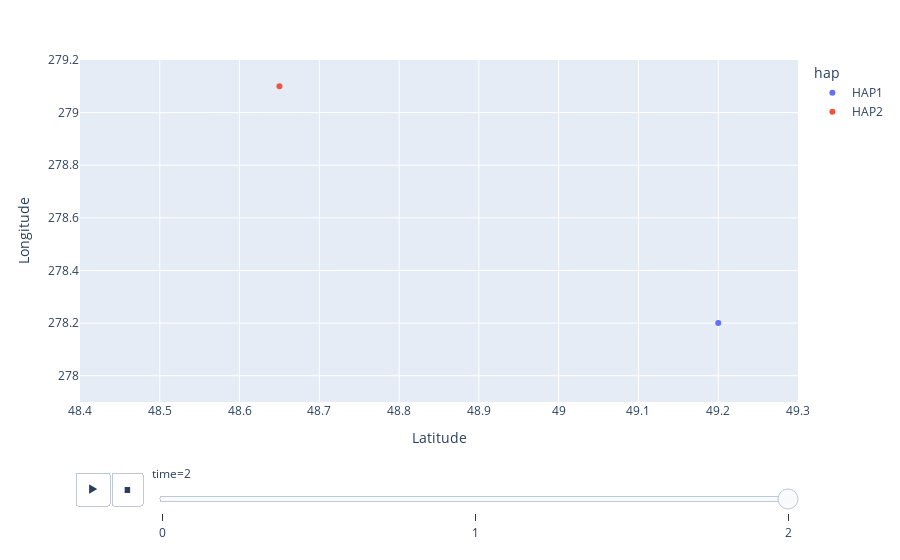

Notebook source saved alongside this figure:
### Code cell
import plotly.express as px
import pandas as pd

def animate_hap_trajectories(times, lons_list, lats_list, hap_names):
    """
    Animate HAP trajectories over time using Plotly.

    Parameters
    ----------
    times : list or array
        List of time steps.
    lons_list : list of lists
        Each sublist is the longitude trajectory of a HAP over time.
    lats_list : list of lists
        Each sublist is the latitude trajectory of a HAP over time.
    hap_names : list of str
        Names/IDs of the HAPs (must match number of lons/lats sublists).
    """
    # Build DataFrame
    data = {"time": [], "lat": [], "lon": [], "hap": []}
    
    for hap_idx, hap_name in enumerate(hap_names):
        for t_idx, t in enumerate(times):
            data["time"].append(t)
            data["lat"].append(lats_list[hap_idx][t_idx])
            data["lon"].append(lons_list[hap_idx][t_idx])
            data["hap"].append(hap_name)
    
    df = pd.DataFrame(data)
    
    # Plot animated scatter
    fig = px.scatter(df, x="lat", y="lon", animation_frame="time", color="hap",
                     range_x=[min(map(min, lats_list)) - 0.1, max(map(max, lats_list)) + 0.1],
                     range_y=[min(map(min, lons_list)) - 0.1, max(map(max, lons_list)) + 0.1])
    fig.update_layout(xaxis_title="Latitude", yaxis_title="Longitude")
    fig.show()

times = [0, 1, 2]
lons_list = [[278, 278.1, 278.2], [279, 279.05, 279.1]]
lats_list = [[49, 49.1, 49.2], [48.5, 48.6, 48.65]]
hap_names = ["HAP1", "HAP2"]

animate_hap_trajectories(times, lons_list, lats_list, hap_names)

### Figure 1 — Plotly figure (JSON) as saved in the notebook; plotly's stock layout.template omitted (floating-point values rounded to 4 significant figures)
{"data": [{"hovertemplate": "hap=HAP1<br>time=2<br>lat=%{x}<br>lon=%{y}<extra></extra>", "legendgroup": "HAP1", "marker": {"color": "#636efa", "symbol": "circle"}, "mode": "markers", "name": "HAP1", "orientation": "v", "showlegend": true, "type": "scatter", "x": [49.2], "xaxis": "x", "y": [278.2], "yaxis": "y"}, {"hovertemplate": "hap=HAP2<br>time=2<br>lat=%{x}<br>lon=%{y}<extra></extra>", "legendgroup": "HAP2", "marker": {"color": "#EF553B", "symbol": "circle"}, "mode": "markers", "name": "HAP2", "orientation": "v", "showlegend": true, "type": "scatter", "x": [48.65], "xaxis": "x", "y": [279.1], "yaxis": "y"}], "layout": {"autosize": true, "legend": {"title": {"text": "hap"}, "tracegroupgap": 0}, "margin": {"t": 60}, "sliders": [{"active": 2, "currentvalue": {"prefix": "time="}, "len": 0.9, "pad": {"b": 10, "t": 60}, "steps": [{"args": [["0"], {"frame": {"duration": 0, "redraw": false}, "fromcurrent": true, "mode": "immediate", "transition": {"duration": 0, "easing": "linear"}}], "label": "0", "method": "animate"}, {"args": [["1"], {"frame": {"duration": 0, "redraw": false}, "fromcurrent": true, "mode": "immediate", "transition": {"duration": 0, "easing": "linear"}}], "label": "1", "method": "animate"}, {"args": [["2"], {"frame": {"duration": 0, "redraw": false}, "fromcurrent": true, "mode": "immediate", "transition": {"duration": 0, "easing": "linear"}}], "label": "2", "method": "animate"}], "x": 0.1, "xanchor": "left", "y": 0, "yanchor": "top"}], "updatemenus": [{"active": 0, "buttons": [{"args": [null, {"frame": {"duration": 500, "redraw": false}, "fromcurrent": true, "mode": "immediate", "transition": {"duration": 500, "easing": "linear"}}], "label": "&#9654;", "method": "animate"}, {"args": [[null], {"frame": {"duration": 0, "redraw": false}, "fromcurrent": true, "mode": "immediate", "transition": {"duration": 0, "easing": "linear"}}], "label": "&#9724;", "method": "animate"}], "direction": "left", "pad": {"r": 10, "t": 70}, "showactive": false, "type": "buttons", "x": 0.1, "xanchor": "right", "y": 0, "yanchor": "top"}], "xaxis": {"anchor": "y", "domain": [0, 1], "range": [48.4, 49.3], "title": {"text": "Latitude"}, "type": "linear"}, "yaxis": {"anchor": "x", "domain": [0, 1], "range": [277.9, 279.2], "title": {"text": "Longitude"}, "type": "linear"}}}
